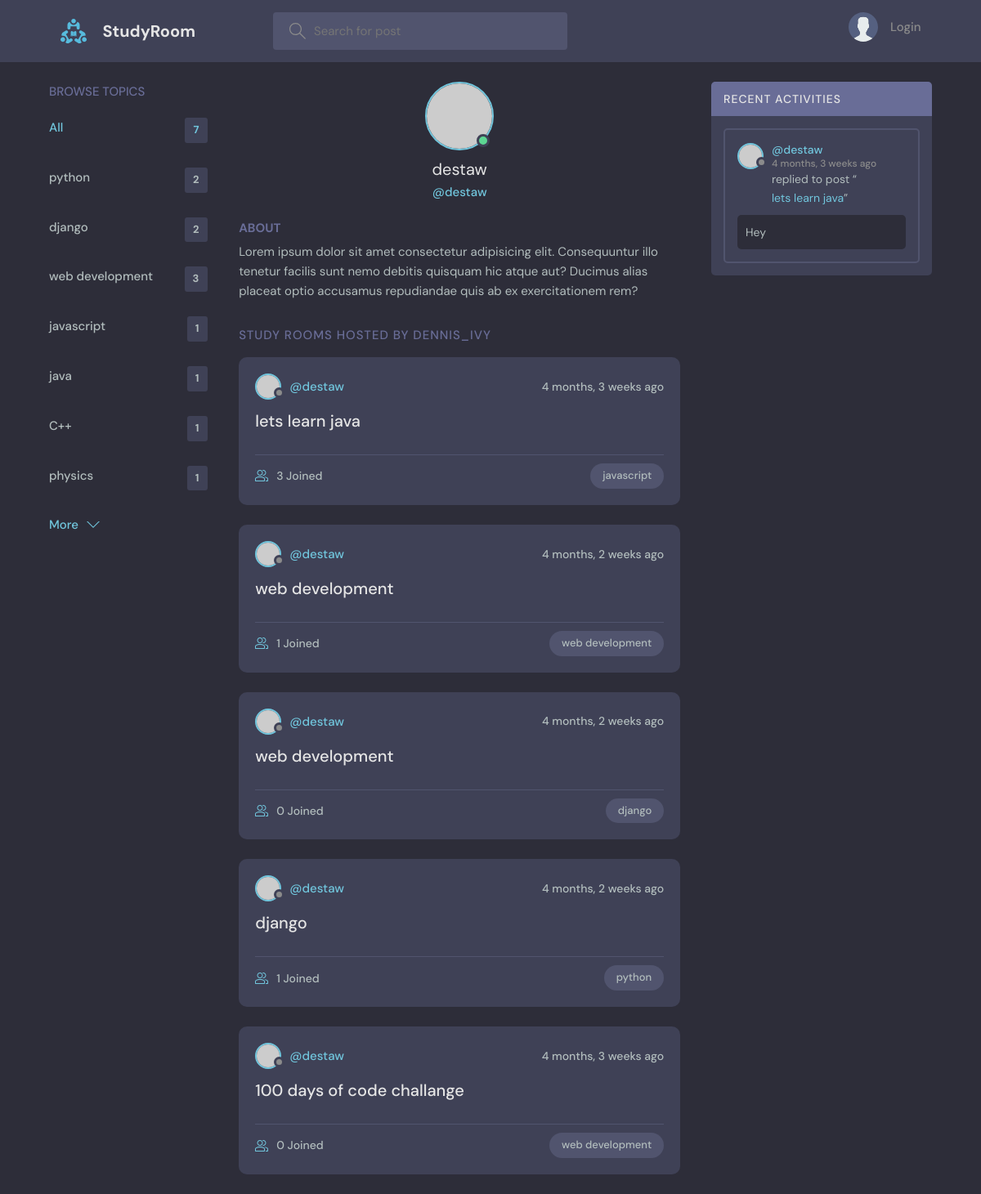
Page /profile/1/ on the committed database.
### base/models.py (models this page shows, shortened)
class Topic(models.Model):
     name = models.CharField(max_length=200)

class Room(models.Model):
    host = models.ForeignKey(User, on_delete=models.SET_NULL,null=True)
    topic =  models.ForeignKey(Topic, on_delete=models.SET_NULL,null=True)
    name = models.CharField(max_length=200)
    description = models.TextField(null=True,blank=True)
    participants =models.ManyToManyField(User,related_name="participants",blank=True)
    updated = models.DateTimeField(auto_now=True)
    created = models.DateTimeField(auto_now_add=True)
    class Meta:
        ordering = ['-updated','-created']
    def __str__(self):
        return self.name

class Message(models.Model):
     user = models.ForeignKey(User, on_delete=models.CASCADE)
     room =  models.ForeignKey(Room, on_delete=models.CASCADE)
     body = models.TextField()
     updated = models.DateTimeField(auto_now=True)
     created = models.DateTimeField(auto_now_add=True)
     class Meta:
        ordering = ['-updated','-created']

### base/views.py (the view)
# urls.py: path('profile/<str:pk>/',views.userProfile, name="user-profile"),
def userProfile(request,pk):
    user =User.objects.get(id=pk)
    rooms = user.room_set.all()
    room_messages =user.message_set.all()
    topics =Topic.objects.all()
    context ={'user':user, 'rooms':rooms, 'room_messages':room_messages,'topics':topics}
    return render(request, 'base/profile.html', context)

### base/templates/base/profile.html (shortened to what this page needs)
{% extends "main.html" %}
 {% block content %}
  <main class="profile-page layout layout--3">
    <div class="container">
      {% include "base/topics_componenet.html" %}
      <div class="roomList">
        <div class="profile">
          <div class="profile__avatar">
            <div class="avatar avatar--large active">
              <img src="https://randomuser.me/api/portraits/men/11.jpg" />
            </div>
          </div>
          <div class="profile__info">
            <h3>{{user.username}}</h3>
            <p>@{{user.username}}</p>
          </div>
          <div class="profile__about">
            <h3>About</h3>
            <p>
              Lorem ipsum dolor sit amet consectetur adipisicing elit. Consequuntur illo tenetur
              facilis sunt nemo debitis quisquam hic atque aut? Ducimus alias placeat optio
              accusamus repudiandae quis ab ex exercitationem rem?
            </p>
          </div>
        </div>
        <div class="roomList__header">
          <div>
            <h2>Study Rooms Hosted by dennis_ivy</a>
            </h2>
          </div>
        </div>
{% include 'base/feed_componenet.html' %}
      </div>
      {% include 'base/activity_componenet.html'%}
    </div>
  </main>
{% endblock content %}

### templates/main.html (shortened to what this page needs)
<!DOCTYPE html>
{% load static %}
<html lang="en">
  <head>
    <link rel="stylesheet" href="{% static 'styles/style.css' %}" />
  </head>
  <body>
    {% include 'navebar.html'%}
    {% block content %}
    {% endblock  %}
  </body>
</html>

### templates/navebar.html (shortened to what this page needs)
{% load static %}
<header class="header header--loggedIn">
      <div class="container">
        <a href="{% url 'home'  %}" class="header__logo">
        <img src="{% static 'images/logo.svg' %}" />
          <h1>StudyRoom</h1>
        </a>
        <form class="header__search" method="GET" action="{% url 'home'%}">
          <label>
            <input name="q" placeholder="Search for post " />
          </label>
        </form>
        <nav class="header__menu">
          {% if request.user.is_authenticated %}
          <div class="header__user">
            <a href="profile.html">
              <div class="avatar avatar--medium active">
                <img src="https://randomuser.me/api/portraits/men/37.jpg" />
              </div>
              <p>{{request.user.username}} <span>@{{request.user.username}}</span></p>
            </a>
            <button class="dropdown-button">
              <svg version="1.1" xmlns="http://www.w3.org/2000/svg" width="32" height="32" viewBox="0 0 32 32">
                <title>chevron-down</title>
                <path d="M16 21l-13-13h-3l16 16 16-16h-3l-13 13z"></path>
              </svg>
            </button>
          </div>
          {% else %}
          <a href="{% url 'login'%}">
            <img src="{% static 'images/avatar.svg' %}" />
            <p>Login</p>
          </a>
          {% endif %}
        </nav>
      </div>
    </header>

### base/templates/base/topics_componenet.html
   <div class="topics">
          <div class="topics__header">
            <h2>Browse Topics</h2>
          </div>
          <ul class="topics__list">
            <li>
              <a href="{% url 'home'%}" class="active">All <span>{{topics.count}}</span></a>
            </li>
            {% for topic in topics %}
            <li>
              <a href="{% url 'home' %}?q={{topic.name}}">{{topic.name}} <span>{{topic.room_set.all.count}}</span></a>
            </li>
            {% endfor %}
          </ul>
          <a class="btn btn--link" href="{% url 'topics'%}">
            More
            <svg version="1.1" xmlns="http://www.w3.org/2000/svg" width="32" height="32" viewBox="0 0 32 32">
              <title>chevron-down</title>
              <path d="M16 21l-13-13h-3l16 16 16-16h-3l-13 13z"></path>
            </svg>
          </a>
        </div>

### base/templates/base/feed_componenet.html (shortened to what this page needs)
    {% for room in rooms %}
     <div class="roomListRoom">
            <div class="roomListRoom__header">
              <a href="{% url 'user-profile' room.host.id %}" class="roomListRoom__author">
                <div class="avatar avatar--small">
                  <img src="https://randomuser.me/api/portraits/women/11.jpg" />
                </div>
                <span>@{{room.host.username}}</span>
              </a>
              <div class="roomListRoom__actions">
                <span>{{room.created|timesince}} ago</span>
              </div>
            </div>
            <div class="roomListRoom__content">
              <a href="{% url 'room' room.id %}">{{room.name}}</a>
            </div>
            <div class="roomListRoom__meta">
              <a href="{% url 'room' room.id %}" class="roomListRoom__joined">
                {{room.participants.all.count}} Joined
              </a>
              <p class="roomListRoom__topic">{{room.topic.name}}</p>
            </div>
         </div>
      {% endfor %}

### base/templates/base/activity_componenet.html (shortened to what this page needs)
<div class="activities">
          <div class="activities__header">
            <h2>Recent Activities</h2>
          </div>
          {% for  message in room_messages %}
          <div class="activities__box">
            <div class="activities__boxHeader roomListRoom__header">
              <a href="{% url 'user-profile' message.user.id %}" class="roomListRoom__author">
                <div class="avatar avatar--small">
                  <img src="https://randomuser.me/api/portraits/women/11.jpg" />
                </div>
                <p>
                  @{{message.user}}
                  <span>{{message.created|timesince}} ago</span>
                </p>
              </a>
            </div>
            <div class="activities__boxContent">
              <p>replied to post “<a href="{% url 'room' message.room.id%}">{{message.room}}</a>”</p>
              <div class="activities__boxRoomContent">
                {{message.body}}
              </div>
            </div>
          </div>
       {% endfor %}
        </div>

### rows in the picture
Topic: name "python", room_set.all.count "2"
Topic: name "django", room_set.all.count "2"
Topic: name "web development", room_set.all.count "3"
Topic: name "javascript", room_set.all.count "1"
Topic: name "java", room_set.all.count "1"
Topic: name "C++", room_set.all.count "1"
Topic: name "physics", room_set.all.count "1"
Room: host.username "destaw", created "4 months, 3 weeks", name "lets learn java", participants.all.count "3", topic.name "javascript"
Room: host.username "destaw", created "4 months, 2 weeks", name "web development", participants.all.count "1", topic.name "web development"
Room: host.username "destaw", created "4 months, 2 weeks", name "web development", participants.all.count "0", topic.name "django"
Room: host.username "destaw", created "4 months, 2 weeks", name "django", participants.all.count "1", topic.name "python"
Room: host.username "destaw", created "4 months, 3 weeks", name "100 days of code challange", participants.all.count "0", topic.name "web development"
Message: user "destaw", created "4 months, 3 weeks", room "lets learn java", body "Hey"

### other values in the picture
{{ topics.count }} "7"
{{ user.username }} "destaw"
